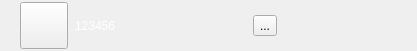
<?xml version="1.0" encoding="UTF-8"?>
<ui version="4.0">
 <class>tableitem</class>
 <widget class="QWidget" name="tableitem">
  <property name="geometry">
   <rect>
    <x>0</x>
    <y>0</y>
    <width>417</width>
    <height>51</height>
   </rect>
  </property>
  <property name="windowTitle">
   <string>Form</string>
  </property>
  <layout class="QHBoxLayout" name="horizontalLayout_4">
   <property name="spacing">
    <number>0</number>
   </property>
   <property name="leftMargin">
    <number>0</number>
   </property>
   <property name="topMargin">
    <number>0</number>
   </property>
   <property name="rightMargin">
    <number>0</number>
   </property>
   <property name="bottomMargin">
    <number>0</number>
   </property>
   <item>
    <layout class="QHBoxLayout" name="horizontalLayout_3" stretch="3,2">
     <property name="spacing">
      <number>7</number>
     </property>
     <item>
      <layout class="QHBoxLayout" name="horizontalLayout">
       <property name="spacing">
        <number>7</number>
       </property>
       <item>
        <spacer name="horizontalSpacer">
         <property name="orientation">
          <enum>Qt::Horizontal</enum>
         </property>
         <property name="sizeType">
          <enum>QSizePolicy::Fixed</enum>
         </property>
         <property name="sizeHint" stdset="0">
          <size>
           <width>20</width>
           <height>20</height>
          </size>
         </property>
        </spacer>
       </item>
       <item>
        <widget class="QToolButton" name="toolButton">
         <property name="text">
          <string/>
         </property>
         <property name="icon">
          <iconset>
           <normaloff>:/celllike.png</normaloff>:/celllike.png</iconset>
         </property>
         <property name="iconSize">
          <size>
           <width>40</width>
           <height>40</height>
          </size>
         </property>
        </widget>
       </item>
       <item>
        <widget class="QLabel" name="label">
         <property name="sizePolicy">
          <sizepolicy hsizetype="Preferred" vsizetype="Preferred">
           <horstretch>0</horstretch>
           <verstretch>0</verstretch>
          </sizepolicy>
         </property>
         <property name="styleSheet">
          <string notr="true">color: rgb(255, 255, 255);
font: 10pt &quot;Microsoft YaHei UI&quot;;</string>
         </property>
         <property name="text">
          <string>123456</string>
         </property>
        </widget>
       </item>
      </layout>
     </item>
     <item>
      <layout class="QHBoxLayout" name="horizontalLayout_2">
       <property name="spacing">
        <number>7</number>
       </property>
       <item>
        <widget class="QToolButton" name="toolButton_cellplay">
         <property name="text">
          <string>...</string>
         </property>
         <property name="icon">
          <iconset resource="src.qrc">
           <normaloff>:/img/cellplay.png</normaloff>:/img/cellplay.png</iconset>
         </property>
         <property name="iconSize">
          <size>
           <width>30</width>
           <height>30</height>
          </size>
         </property>
        </widget>
       </item>
       <item>
        <spacer name="horizontalSpacer_2">
         <property name="orientation">
          <enum>Qt::Horizontal</enum>
         </property>
         <property name="sizeHint" stdset="0">
          <size>
           <width>40</width>
           <height>20</height>
          </size>
         </property>
        </spacer>
       </item>
      </layout>
     </item>
    </layout>
   </item>
  </layout>
 </widget>
 <resources>
  <include location="src.qrc"/>
 </resources>
 <connections/>
</ui>
